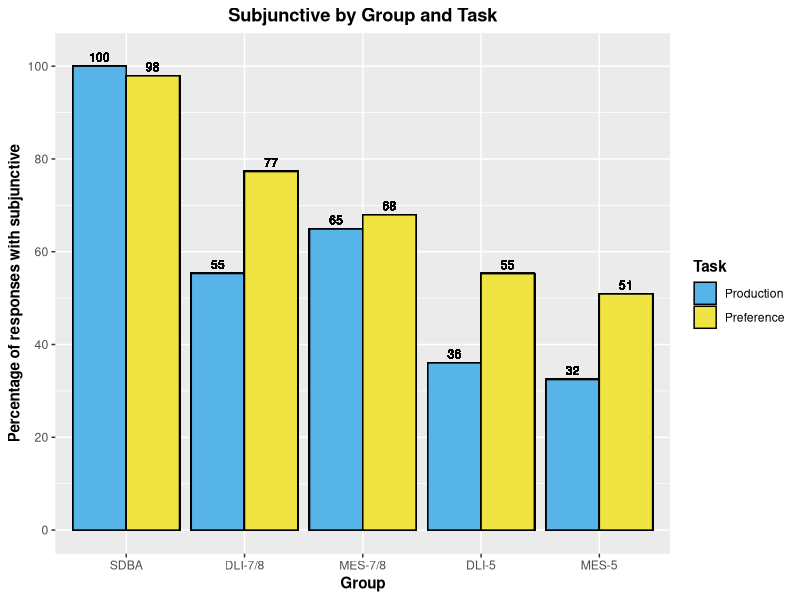
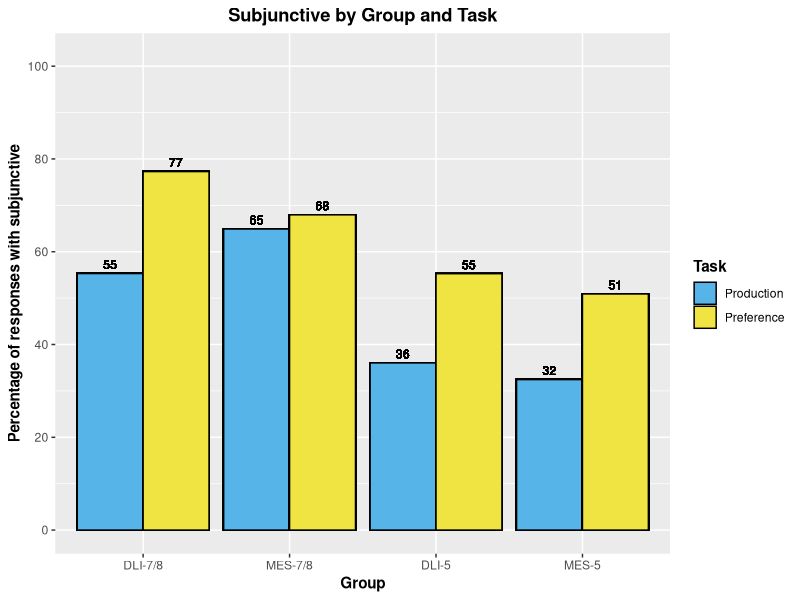

Here is the R script that generated these plots, in order:
library(tidyverse)


## Production
SDB_EPT <- read_csv("./CSV Files/SDB/SDB Subjunctive EPT.csv") %>% 
  filter(Property == "Intensional subjunctive") %>% 
  mutate(Group = "SDBA",
         Task = "Production")

DLI78_EPT <- read_csv("./CSV Files/DLI-78/DLI-78 Subjunctive EPT.csv") %>% 
  filter(Property == "Intensional subjunctive") %>% 
  mutate(Group = "DLI-7/8",
         Task = "Production",
         School = "Immersion",
         Age = "7th/8th")

MLS78_EPT <- read_csv("./CSV Files/MLS-78/MLS-78 Subjunctive EPT.csv") %>%
  filter(Property == "Intensional subjunctive") %>% 
  filter(!School == "GBCS") %>% 
  mutate(Group = "MES-7/8",
         Task = "Production",
         School = "Monolingual",
         Age = "7th/8th")

DLI5_EPT <- read_csv("./CSV Files/DLI-5/DLI-5 Subjunctive EPT.csv") %>% 
  filter(Property == "Intensional subjunctive") %>% 
  mutate(Group = "DLI-5",
         Task = "Production",
         School = "Immersion",
         Age = "5th")

MLS5_EPT <- read_csv("./CSV Files/MLS-5/MLS-5 Subjunctive EPT.csv") %>%
  filter(Property == "Intensional subjunctive") %>% 
  filter(!School == "GBCS") %>% 
  mutate(Group = "MES-5",
         Task = "Production",
         School = "Monolingual",
         Age = "5th")


# Selection
SDB_FCT <- read_csv("./CSV Files/SDB/SDB Subjunctive FCT.csv") %>% 
  filter(Property == "Intensional subjunctive") %>% 
  mutate(Group = "SDBA",
         Task = "Preference")

DLI78_FCT <- read_csv("./CSV Files/DLI-78/DLI-78 Subjunctive FCT.csv") %>% 
  filter(Property == "Intensional subjunctive") %>% 
  mutate(Group = "DLI-7/8",
         Task = "Preference",
         School = "Immersion",
         Age = "7th/8th")

MLS78_FCT <- read_csv("./CSV Files/MLS-78/MLS-78 Subjunctive FCT.csv") %>%
  filter(!School == "GBCS") %>% 
  mutate(Group = "MES-7/8",
         Task = "Preference",
         School = "Monolingual",
         Age = "7th/8th")

DLI5_FCT <- read_csv("./CSV Files/DLI-5/DLI-5 Subjunctive FCT.csv") %>% 
  filter(Property == "Intensional subjunctive") %>% 
  mutate(Group = "DLI-5",
         Task = "Preference",
         School = "Immersion",
         Age = "5th")

MLS5_FCT <- read_csv("./CSV Files/MLS-5/MLS-5 Subjunctive FCT.csv") %>%
  filter(Property == "Intensional subjunctive") %>% 
  filter(!School == "GBCS") %>% 
  mutate(Group = "MES-5",
         Task = "Preference",
         School = "Monolingual",
         Age = "5th")


# Generate aggregate levels
## Create individual values
SDB_EPT_Structure <- aggregate(SDB_EPT$Mood_Use, list(SDB_EPT$Structure), FUN = mean, na.rm = TRUE)
SDB_EPT_Structure <- SDB_EPT_Structure %>% rename(Structure_Avg = x)
SDB_EPT_Structure <- left_join(SDB_EPT, SDB_EPT_Structure, by = c("Structure" = "Group.1")) %>%  
  mutate(Structure_Percentage = Structure_Avg * 100)

SDB_FCT_Structure <- aggregate(SDB_FCT$Mood_Use, list(SDB_FCT$Structure), FUN = mean, na.rm = TRUE)
SDB_FCT_Structure <- SDB_FCT_Structure %>% rename(Structure_Avg = x)
SDB_FCT_Structure <- left_join(SDB_FCT, SDB_FCT_Structure, by = c("Structure" = "Group.1")) %>%  
  mutate(Structure_Percentage = Structure_Avg * 100)

DLI78_EPT_Structure <- aggregate(DLI78_EPT$Mood_Use, list(DLI78_EPT$Structure), FUN = mean, na.rm = TRUE)
DLI78_EPT_Structure <- DLI78_EPT_Structure %>% rename(Structure_Avg = x)
DLI78_EPT_Structure <- left_join(DLI78_EPT, DLI78_EPT_Structure, by = c("Structure" = "Group.1")) %>%  
  mutate(Structure_Percentage = Structure_Avg * 100)

DLI78_FCT_Structure <- aggregate(DLI78_FCT$Mood_Use, list(DLI78_FCT$Structure), FUN = mean, na.rm = TRUE)
DLI78_FCT_Structure <- DLI78_FCT_Structure %>% rename(Structure_Avg = x)
DLI78_FCT_Structure <- left_join(DLI78_FCT, DLI78_FCT_Structure, by = c("Structure" = "Group.1")) %>%  
  mutate(Structure_Percentage = Structure_Avg * 100)

MLS78_EPT_Structure <- aggregate(MLS78_EPT$Mood_Use, list(MLS78_EPT$Structure), FUN = mean, na.rm = TRUE)
MLS78_EPT_Structure <- MLS78_EPT_Structure %>% rename(Structure_Avg = x)
MLS78_EPT_Structure <- left_join(MLS78_EPT, MLS78_EPT_Structure, by = c("Structure" = "Group.1")) %>%  
  mutate(Structure_Percentage = Structure_Avg * 100)

MLS78_FCT_Structure <- aggregate(MLS78_FCT$Mood_Use, list(MLS78_FCT$Structure), FUN = mean, na.rm = TRUE)
MLS78_FCT_Structure <- MLS78_FCT_Structure %>% rename(Structure_Avg = x)
MLS78_FCT_Structure <- left_join(MLS78_FCT, MLS78_FCT_Structure, by = c("Structure" = "Group.1")) %>%  
  mutate(Structure_Percentage = Structure_Avg * 100)

DLI5_EPT_Structure <- aggregate(DLI5_EPT$Mood_Use, list(DLI5_EPT$Structure), FUN = mean, na.rm = TRUE)
DLI5_EPT_Structure <- DLI5_EPT_Structure %>% rename(Structure_Avg = x)
DLI5_EPT_Structure <- left_join(DLI5_EPT, DLI5_EPT_Structure, by = c("Structure" = "Group.1")) %>%  
  mutate(Structure_Percentage = Structure_Avg * 100)

DLI5_FCT_Structure <- aggregate(DLI5_FCT$Mood_Use, list(DLI5_FCT$Structure), FUN = mean, na.rm = TRUE)
DLI5_FCT_Structure <- DLI5_FCT_Structure %>% rename(Structure_Avg = x)
DLI5_FCT_Structure <- left_join(DLI5_FCT, DLI5_FCT_Structure, by = c("Structure" = "Group.1")) %>%  
  mutate(Structure_Percentage = Structure_Avg * 100)

MLS5_EPT_Structure <- aggregate(MLS5_EPT$Mood_Use, list(MLS5_EPT$Structure), FUN = mean, na.rm = TRUE)
MLS5_EPT_Structure <- MLS5_EPT_Structure %>% rename(Structure_Avg = x)
MLS5_EPT_Structure <- left_join(MLS5_EPT, MLS5_EPT_Structure, by = c("Structure" = "Group.1")) %>%  
  mutate(Structure_Percentage = Structure_Avg * 100)

MLS5_FCT_Structure <- aggregate(MLS5_FCT$Mood_Use, list(MLS5_FCT$Structure), FUN = mean, na.rm = TRUE)
MLS5_FCT_Structure <- MLS5_FCT_Structure %>% rename(Structure_Avg = x)
MLS5_FCT_Structure <- left_join(MLS5_FCT, MLS5_FCT_Structure, by = c("Structure" = "Group.1")) %>%  
  mutate(Structure_Percentage = Structure_Avg * 100)


## Rejoin datasets
EPT <- rbind(SDB_EPT_Structure, DLI78_EPT_Structure, MLS78_EPT_Structure, DLI5_EPT_Structure, MLS5_EPT_Structure)
FCT <- rbind(SDB_FCT_Structure, DLI78_FCT_Structure, MLS78_FCT_Structure, DLI5_FCT_Structure, MLS5_FCT_Structure)

Aggregate <- rbind(EPT, FCT)
Aggregate$Group <- factor(Aggregate$Group, levels = c("SDBA", "DLI-7/8", "MES-7/8", "DLI-5", "MES-5"))
Aggregate$Task <- factor(Aggregate$Task, levels = c("Production", "Preference"))


## Create heritage-only dataset
Aggregate_Heritage <- Aggregate %>% 
  filter(!Group == "SDBA")
Aggregate_Heritage$Group <- factor(Aggregate_Heritage$Group, levels = c("DLI-7/8", "MES-7/8", "DLI-5", "MES-5"))
Aggregate_Heritage$Task <- factor(Aggregate_Heritage$Task, levels = c("Production", "Preference"))


# Generate bar graphs
## With comparison group
Aggregate %>% 
  ggplot(aes(x = Group, y = Structure_Percentage, fill = Task)) + 
  geom_bar(position = "dodge", color = "black", stat = "identity") +
  scale_y_continuous(breaks = seq (0, 100, 20),
                     limits = c(0, 102)) +
  geom_text(aes(label = round(Structure_Percentage)),
            position = position_dodge(width = .9),
            vjust = -0.5,
            size = 3) +
  scale_fill_manual(values = c("#56B4E9", "#F0E442")) +
  labs(x = "Group", y = "Percentage of responses with subjunctive", fill = "Task", title = "Subjunctive by Group and Task") +
  theme(axis.title = element_text(face = "bold"),
        plot.title = element_text(hjust = 0.5, face = "bold"),
        legend.title = element_text(face = "bold"),
        strip.text.x = element_text(face = "bold"))


## Without comparison group
Aggregate_Heritage %>% 
  ggplot(aes(x = Group, y = Structure_Percentage, fill = Task)) + 
  geom_bar(position = "dodge", color = "black", stat = "identity") +
  scale_y_continuous(breaks = seq (0, 100, 20),
                     limits = c(0, 102)) +
  geom_text(aes(label = round(Structure_Percentage)),
            position = position_dodge(width = .9),
            vjust = -0.5,
            size = 3) +
  scale_fill_manual(values = c("#56B4E9", "#F0E442")) +
  labs(x = "Group", y = "Percentage of responses with subjunctive", fill = "Task", title = "Subjunctive by Group and Task") +
  theme(axis.title = element_text(face = "bold"),
        plot.title = element_text(hjust = 0.5, face = "bold"),
        legend.title = element_text(face = "bold"),
        strip.text.x = element_text(face = "bold"))
